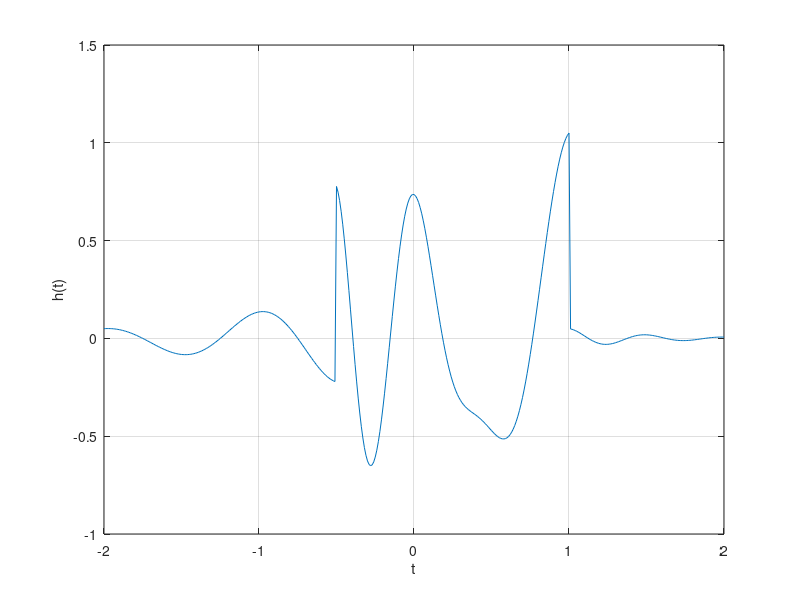

Here is the MATLAB script that generated this plot:
clear all;
close all;

%Problema M1.1
    %Ejercicio 1
    f=@(t) (exp(-t).*cos(2*pi*t));
    t=0;
    f(t);
    fprintf('\n El resultado de la evaluacion de la funcion f es: %f', f(t));
    fprintf('\n');
    
    %Ejercicio 2
    f=@(t) (exp(-t).*cos(2*pi*t));
    t=[-2:2];
    f(t);
    fprintf('\n El resultado de la evaluacion de la funcion f es: %f', f(t));
    fprintf('\n');
    plot(t,f(t));
    xlabel('t');
    ylabel('f(t)');
    grid on;

    %Ejercicio 3
    f=@(t) (exp(-t).*cos(2*pi*t));
    t=[-2:0.01:2];
    f(t);
    fprintf('\n El resultado de la evaluacion de la funcion f es: %f', f(t));
    fprintf('\n');
    plot(t,f(t));
    xlabel('t');
    ylabel('f(t)');
    grid on;
   
    
%Problema M1.2
    %Ejercicio 1
    u=@(t) (t>=0);
    t=[-2:2];
    u(t);
    plot(t,u(t));
    xlabel('t');
    ylabel('u(t)');
    grid on;
    
    %Ejercicio 2
    u=@(t) (t>=0);
    t=[-2:0.01:2];
    u(t);
    plot(t,u(t));
    xlabel('t');
    ylabel('u(t)');
    grid on;
    axis([-2 2 -0.1 1.1]);
    
    %Ejercicio 3
    p=@(t) ((t>=0)&(t<1));
    t=[-1:0.01:2];
    p(t);
    plot(t,p(t));
    xlabel('t');
    ylabel('p(t)= u(t)-u(t-1)');
    grid on;
    axis([-1 2 -0.1 1.1]);

%Problema M1.3
    %Ejercicio 1
    g=@(t) (exp(-t).*cos(2*pi*t).*(t>=0));
    t=[-2:0.01:2];
    g(2*t+1);
    plot(t,g(2*t+1));
    xlabel('t');
    ylabel('g(2*t+1)');
    grid on;
    
    %Ejercicio 2
    g=@(t) (exp(-t).*cos(2*pi*t).*(t>=0));
    t=[-2:0.01:2];
    g(-t+1);
    plot(t,g(-t+1));
    xlabel('t');
    ylabel('g(-t+1)');
    grid on;
    
    %Ejercicio 3
    g=@(t) (exp(-t).*cos(2*pi*t).*(t>=0));
    t=[-2:0.01:2];
    h=g(2*t+1) + g(-t+1);
    plot(t,h);
    xlabel('t');
    ylabel('h(t)');
    grid on;

%Problema M1.4
    %Ejercicio 1
    x=@(t) (exp(-t).*((t>=0)&(t<1)));
    t=[0:0.01:1];
    E_x=sum(x(t).*x(t)*0.01)
    
    %Ejercicio 2
    x=@(t) (exp(-t).*((t>=0)&(t<1)));
    t=[0:0.001:1];
    E_x=sum(x(t).*x(t)*0.001)
    
    %Ejercicio 3
    x_cuadrada=@(t) (exp(-2*t).*((t>=0)&(t<1)));
    E_x=quad(x_cuadrada,0,1)
    
    %Ejercicio 4
    g_cuadrada=@(t) (exp(-2*t).*(cos(2*pi*t).^2).*(t>=0));
    t=[0:0.001:100];
    E_g=sum(g_cuadrada(t)*0.001)
    
    %Ejercicio 5
    g_cuadrada=@(t) (exp(-2*t).*(cos(2*pi*t).^2).*(t>=0));
    E_g=quad(g_cuadrada,0,100)
   
    %Ejercicio 6
    g=@(t) (exp(-t).*cos(2*pi*t).*(t>=0));
    t=[-2:0.001:2];
    h_cuadrada=(g(2*t+1)+g(-t+1)).^2;
    E_h=sum(h_cuadrada*0.001)
    
    %Ejercicio 7
    g=@(t) (exp(-t).*cos(2*pi*t).*(t>=0));
    h_cuadrada=@(t) (g(2*t+1)+g(-t+1)).^2;
    E_h=quad(h_cuadrada,-2,2)
    
 